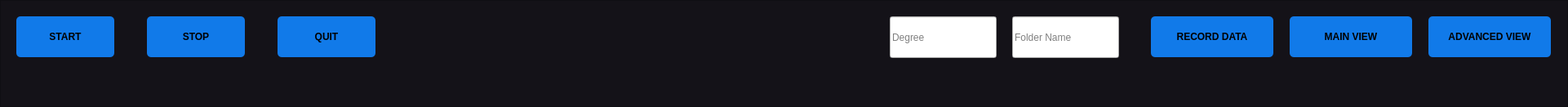
   <widget class="QFrame" name="frame_12">
    <property name="geometry">
     <rect>
      <x>0</x>
      <y>905</y>
      <width>1921</width>
      <height>131</height>
     </rect>
    </property>
    <property name="styleSheet">
     <string notr="true">QFrame{
background-color:#141218;



}</string>
    </property>
    <property name="frameShape">
     <enum>QFrame::Shape::StyledPanel</enum>
    </property>
    <property name="frameShadow">
     <enum>QFrame::Shadow::Raised</enum>
    </property>
    <widget class="QPushButton" name="pushButton_12">
     <property name="geometry">
      <rect>
       <x>340</x>
       <y>20</y>
       <width>120</width>
       <height>50</height>
      </rect>
     </property>
     <property name="font">
      <font>
       <bold>true</bold>
      </font>
     </property>
     <property name="styleSheet">
      <string notr="true">QPushButton{
background-color:#117AE9;
border-radius:5px;

}
QPushButton:hover{

background-color:#a3a3a3;

}



</string>
     </property>
     <property name="text">
      <string>QUIT</string>
     </property>
    </widget>
    <widget class="QPushButton" name="pushButton_16">
     <property name="geometry">
      <rect>
       <x>1750</x>
       <y>20</y>
       <width>150</width>
       <height>50</height>
      </rect>
     </property>
     <property name="font">
      <font>
       <bold>true</bold>
      </font>
     </property>
     <property name="styleSheet">
      <string notr="true">QPushButton{
background-color:#117AE9;
border-radius:5px;

}
QPushButton:hover{

background-color:#a3a3a3;

}

</string>
     </property>
     <property name="text">
      <string>ADVANCED VIEW</string>
     </property>
    </widget>
    <widget class="QPushButton" name="pushButton_17">
     <property name="geometry">
      <rect>
       <x>1580</x>
       <y>20</y>
       <width>150</width>
       <height>50</height>
      </rect>
     </property>
     <property name="font">
      <font>
       <bold>true</bold>
      </font>
     </property>
     <property name="styleSheet">
      <string notr="true">QPushButton{
background-color:#117AE9;
border-radius:5px;

}
QPushButton:hover{

background-color:#a3a3a3;

}

</string>
     </property>
     <property name="text">
      <string>MAIN VIEW</string>
     </property>
    </widget>
    <widget class="QPushButton" name="pushButton_4">
     <property name="geometry">
      <rect>
       <x>20</x>
       <y>20</y>
       <width>120</width>
       <height>50</height>
      </rect>
     </property>
     <property name="font">
      <font>
       <bold>true</bold>
      </font>
     </property>
     <property name="styleSheet">
      <string notr="true">QPushButton{
background-color:#117AE9;
border-radius:5px;

}
QPushButton:hover{

background-color:#a3a3a3;

}



</string>
     </property>
     <property name="text">
      <string>START</string>
     </property>
    </widget>
    <widget class="QPushButton" name="pushButton_5">
     <property name="geometry">
      <rect>
       <x>180</x>
       <y>20</y>
       <width>120</width>
       <height>50</height>
      </rect>
     </property>
     <property name="font">
      <font>
       <bold>true</bold>
      </font>
     </property>
     <property name="styleSheet">
      <string notr="true">QPushButton{
background-color:#117AE9;
border-radius:5px;

}
QPushButton:hover{

background-color:#a3a3a3;

}



</string>
     </property>
     <property name="text">
      <string>STOP</string>
     </property>
    </widget>
    <widget class="QPushButton" name="Record_data">
     <property name="geometry">
      <rect>
       <x>1410</x>
       <y>20</y>
       <width>150</width>
       <height>50</height>
      </rect>
     </property>
     <property name="font">
      <font>
       <bold>true</bold>
      </font>
     </property>
     <property name="styleSheet">
      <string notr="true">QPushButton{
background-color:#117AE9;
border-radius:5px;


}
QPushButton:hover{

background-color:#a3a3a3;

}

</string>
     </property>
     <property name="text">
      <string>RECORD DATA</string>
     </property>
    </widget>
    <widget class="QLineEdit" name="lineEdit_5">
     <property name="geometry">
      <rect>
       <x>1090</x>
       <y>20</y>
       <width>131</width>
       <height>51</height>
      </rect>
     </property>
     <property name="placeholderText">
      <string>Degree</string>
     </property>
    </widget>
    <widget class="QLineEdit" name="lineEdit_7">
     <property name="geometry">
      <rect>
       <x>1240</x>
       <y>20</y>
       <width>131</width>
       <height>51</height>
      </rect>
     </property>
     <property name="placeholderText">
      <string>Folder Name</string>
     </property>
    </widget>
   </widget>
